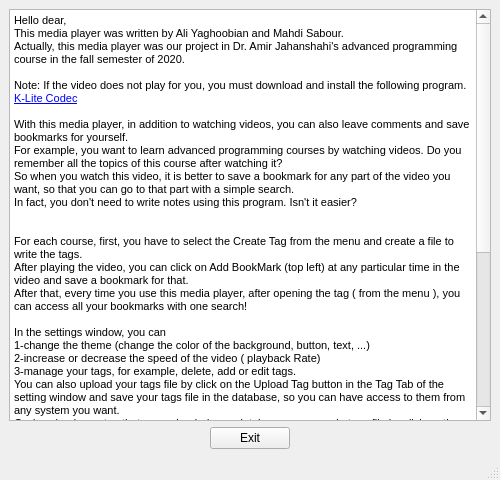
<?xml version="1.0" encoding="UTF-8"?>
<ui version="4.0">
 <class>MainWindow</class>
 <widget class="QMainWindow" name="MainWindow">
  <property name="geometry">
   <rect>
    <x>0</x>
    <y>0</y>
    <width>500</width>
    <height>480</height>
   </rect>
  </property>
  <property name="minimumSize">
   <size>
    <width>500</width>
    <height>480</height>
   </size>
  </property>
  <property name="maximumSize">
   <size>
    <width>500</width>
    <height>480</height>
   </size>
  </property>
  <property name="windowTitle">
   <string>MainWindow</string>
  </property>
  <widget class="QWidget" name="centralwidget">
   <layout class="QVBoxLayout" name="verticalLayout">
    <item>
     <widget class="QTextBrowser" name="textBrowser">
      <property name="html">
       <string>&lt;!DOCTYPE HTML PUBLIC &quot;-//W3C//DTD HTML 4.0//EN&quot; &quot;http://www.w3.org/TR/REC-html40/strict.dtd&quot;&gt;
&lt;html&gt;&lt;head&gt;&lt;meta name=&quot;qrichtext&quot; content=&quot;1&quot; /&gt;&lt;style type=&quot;text/css&quot;&gt;
p, li { white-space: pre-wrap; }
&lt;/style&gt;&lt;/head&gt;&lt;body style=&quot; font-family:'MS Shell Dlg 2'; font-size:8.25pt; font-weight:400; font-style:normal;&quot;&gt;
&lt;p style=&quot; margin-top:0px; margin-bottom:0px; margin-left:0px; margin-right:0px; -qt-block-indent:0; text-indent:0px;&quot;&gt;Hello dear,&lt;/p&gt;
&lt;p style=&quot; margin-top:0px; margin-bottom:0px; margin-left:0px; margin-right:0px; -qt-block-indent:0; text-indent:0px;&quot;&gt;This media player was written by Ali Yaghoobian and Mahdi Sabour.&lt;/p&gt;
&lt;p style=&quot; margin-top:0px; margin-bottom:0px; margin-left:0px; margin-right:0px; -qt-block-indent:0; text-indent:0px;&quot;&gt;Actually, this media player was our project in Dr. Amir Jahanshahi's advanced programming course in the fall semester of 2020.&lt;/p&gt;
&lt;p style=&quot;-qt-paragraph-type:empty; margin-top:0px; margin-bottom:0px; margin-left:0px; margin-right:0px; -qt-block-indent:0; text-indent:0px;&quot;&gt;&lt;br /&gt;&lt;/p&gt;
&lt;p style=&quot; margin-top:0px; margin-bottom:0px; margin-left:0px; margin-right:0px; -qt-block-indent:0; text-indent:0px;&quot;&gt;Note: If the video does not play for you, you must download and install the following program.&lt;/p&gt;
&lt;p style=&quot; margin-top:0px; margin-bottom:0px; margin-left:0px; margin-right:0px; -qt-block-indent:0; text-indent:0px;&quot;&gt;&lt;a href=&quot;http://www.codecguide.com/download_k-lite_codec_pack_basic.htm&quot;&gt;&lt;span style=&quot; font-size:8pt; text-decoration: underline; color:#0000ff;&quot;&gt;K-Lite Codec&lt;/span&gt;&lt;/a&gt;&lt;/p&gt;
&lt;p style=&quot;-qt-paragraph-type:empty; margin-top:0px; margin-bottom:0px; margin-left:0px; margin-right:0px; -qt-block-indent:0; text-indent:0px; font-size:8pt; text-decoration: underline; color:#0000ff;&quot;&gt;&lt;br /&gt;&lt;/p&gt;
&lt;p style=&quot; margin-top:0px; margin-bottom:0px; margin-left:0px; margin-right:0px; -qt-block-indent:0; text-indent:0px;&quot;&gt;With this media player, in addition to watching videos, you can also leave comments and save bookmarks for yourself.&lt;/p&gt;
&lt;p style=&quot; margin-top:0px; margin-bottom:0px; margin-left:0px; margin-right:0px; -qt-block-indent:0; text-indent:0px;&quot;&gt;For example, you want to learn advanced programming courses by watching videos. Do you remember all the topics of this course after watching it?&lt;/p&gt;
&lt;p style=&quot; margin-top:0px; margin-bottom:0px; margin-left:0px; margin-right:0px; -qt-block-indent:0; text-indent:0px;&quot;&gt;So when you watch this video, it is better to save a bookmark for any part of the video you want, so that you can go to that part with a simple search.&lt;/p&gt;
&lt;p style=&quot; margin-top:0px; margin-bottom:0px; margin-left:0px; margin-right:0px; -qt-block-indent:0; text-indent:0px;&quot;&gt;In fact, you don't need to write notes using this program. Isn't it easier?&lt;/p&gt;
&lt;p style=&quot;-qt-paragraph-type:empty; margin-top:0px; margin-bottom:0px; margin-left:0px; margin-right:0px; -qt-block-indent:0; text-indent:0px;&quot;&gt;&lt;br /&gt;&lt;/p&gt;
&lt;p style=&quot;-qt-paragraph-type:empty; margin-top:0px; margin-bottom:0px; margin-left:0px; margin-right:0px; -qt-block-indent:0; text-indent:0px;&quot;&gt;&lt;br /&gt;&lt;/p&gt;
&lt;p style=&quot; margin-top:0px; margin-bottom:0px; margin-left:0px; margin-right:0px; -qt-block-indent:0; text-indent:0px;&quot;&gt;For each course, first, you have to select the Create Tag from the menu and create a file to write the tags.&lt;/p&gt;
&lt;p style=&quot; margin-top:0px; margin-bottom:0px; margin-left:0px; margin-right:0px; -qt-block-indent:0; text-indent:0px;&quot;&gt;After playing the video, you can click on Add BookMark (top left) at any particular time in the video and save a bookmark for that.&lt;/p&gt;
&lt;p style=&quot; margin-top:0px; margin-bottom:0px; margin-left:0px; margin-right:0px; -qt-block-indent:0; text-indent:0px;&quot;&gt;After that, every time you use this media player, after opening the tag ( from the menu ), you can access all your bookmarks with one search!&lt;/p&gt;
&lt;p style=&quot;-qt-paragraph-type:empty; margin-top:0px; margin-bottom:0px; margin-left:0px; margin-right:0px; -qt-block-indent:0; text-indent:0px;&quot;&gt;&lt;br /&gt;&lt;/p&gt;
&lt;p style=&quot; margin-top:0px; margin-bottom:0px; margin-left:0px; margin-right:0px; -qt-block-indent:0; text-indent:0px;&quot;&gt;In the settings window, you can&lt;/p&gt;
&lt;p style=&quot; margin-top:0px; margin-bottom:0px; margin-left:0px; margin-right:0px; -qt-block-indent:0; text-indent:0px;&quot;&gt;1-change the theme (change the color of the background, button, text, ...)&lt;/p&gt;
&lt;p style=&quot; margin-top:0px; margin-bottom:0px; margin-left:0px; margin-right:0px; -qt-block-indent:0; text-indent:0px;&quot;&gt;2-increase or decrease the speed of the video ( playback Rate)&lt;/p&gt;
&lt;p style=&quot; margin-top:0px; margin-bottom:0px; margin-left:0px; margin-right:0px; -qt-block-indent:0; text-indent:0px;&quot;&gt;3-manage your tags, for example, delete, add or edit tags.&lt;/p&gt;
&lt;p style=&quot; margin-top:0px; margin-bottom:0px; margin-left:0px; margin-right:0px; -qt-block-indent:0; text-indent:0px;&quot;&gt;You can also upload your tags file by click on the Upload Tag button in the Tag Tab of the setting window and save your tags file in the database, so you can have access to them from any system you want.&lt;/p&gt;
&lt;p style=&quot; margin-top:0px; margin-bottom:0px; margin-left:0px; margin-right:0px; -qt-block-indent:0; text-indent:0px;&quot;&gt;Or download your tag that you uploaded on a database or pre-made tags file by click on the Download Tag button in the Tag Tab of the setting window. &lt;/p&gt;
&lt;p style=&quot; margin-top:0px; margin-bottom:0px; margin-left:0px; margin-right:0px; -qt-block-indent:0; text-indent:0px;&quot;&gt;4-change your password or delete your account.&lt;/p&gt;
&lt;p style=&quot;-qt-paragraph-type:empty; margin-top:0px; margin-bottom:0px; margin-left:0px; margin-right:0px; -qt-block-indent:0; text-indent:0px;&quot;&gt;&lt;br /&gt;&lt;/p&gt;
&lt;p style=&quot; margin-top:0px; margin-bottom:0px; margin-left:0px; margin-right:0px; -qt-block-indent:0; text-indent:0px;&quot;&gt;Instructions for using Keyboard shortcuts :&lt;/p&gt;
&lt;p style=&quot; margin-top:0px; margin-bottom:0px; margin-left:0px; margin-right:0px; -qt-block-indent:0; text-indent:0px;&quot;&gt;1- Fullscreen: F5&lt;/p&gt;
&lt;p style=&quot; margin-top:0px; margin-bottom:0px; margin-left:0px; margin-right:0px; -qt-block-indent:0; text-indent:0px;&quot;&gt;2- Add bookmark : ctrl + B&lt;/p&gt;
&lt;p style=&quot; margin-top:0px; margin-bottom:0px; margin-left:0px; margin-right:0px; -qt-block-indent:0; text-indent:0px;&quot;&gt;3- Stop : ctrl + Z&lt;/p&gt;
&lt;p style=&quot; margin-top:0px; margin-bottom:0px; margin-left:0px; margin-right:0px; -qt-block-indent:0; text-indent:0px;&quot;&gt;4- Mute/unmute : ctrl + M&lt;/p&gt;
&lt;p style=&quot; margin-top:0px; margin-bottom:0px; margin-left:0px; margin-right:0px; -qt-block-indent:0; text-indent:0px;&quot;&gt;5- Search : ctrl + S&lt;/p&gt;
&lt;p style=&quot; margin-top:0px; margin-bottom:0px; margin-left:0px; margin-right:0px; -qt-block-indent:0; text-indent:0px;&quot;&gt;6- Open video : ctrl + O&lt;/p&gt;
&lt;p style=&quot; margin-top:0px; margin-bottom:0px; margin-left:0px; margin-right:0px; -qt-block-indent:0; text-indent:0px;&quot;&gt;7- Volume Up: 8&lt;/p&gt;
&lt;p style=&quot; margin-top:0px; margin-bottom:0px; margin-left:0px; margin-right:0px; -qt-block-indent:0; text-indent:0px;&quot;&gt;8- Volume down: 2&lt;/p&gt;
&lt;p style=&quot; margin-top:0px; margin-bottom:0px; margin-left:0px; margin-right:0px; -qt-block-indent:0; text-indent:0px;&quot;&gt;9- Forward 5 sec: 6&lt;/p&gt;
&lt;p style=&quot; margin-top:0px; margin-bottom:0px; margin-left:0px; margin-right:0px; -qt-block-indent:0; text-indent:0px;&quot;&gt;10- Backward 5sec: 4&lt;/p&gt;
&lt;p style=&quot; margin-top:0px; margin-bottom:0px; margin-left:0px; margin-right:0px; -qt-block-indent:0; text-indent:0px;&quot;&gt;11- Next: PgDn (Page Down)&lt;/p&gt;
&lt;p style=&quot; margin-top:0px; margin-bottom:0px; margin-left:0px; margin-right:0px; -qt-block-indent:0; text-indent:0px;&quot;&gt;12- Previous: PgUp (Page Up)&lt;/p&gt;
&lt;p style=&quot;-qt-paragraph-type:empty; margin-top:0px; margin-bottom:0px; margin-left:0px; margin-right:0px; -qt-block-indent:0; text-indent:0px;&quot;&gt;&lt;br /&gt;&lt;/p&gt;
&lt;p style=&quot; margin-top:0px; margin-bottom:0px; margin-left:0px; margin-right:0px; -qt-block-indent:0; text-indent:0px;&quot;&gt;If you have any suggestions or questions or found bugs, Send us an email.&lt;/p&gt;
&lt;p style=&quot; margin-top:0px; margin-bottom:0px; margin-left:0px; margin-right:0px; -qt-block-indent:0; text-indent:0px;&quot;&gt;Our email: &lt;a href=&quot;mailto:Ap.mediaplayer@gmail.com&quot;&gt;&lt;span style=&quot; font-size:8pt; text-decoration: underline; color:#0000ff;&quot;&gt;Ap.mediaplayer@gmail.com&lt;/span&gt;&lt;/a&gt;&lt;/p&gt;
&lt;p style=&quot; margin-top:0px; margin-bottom:0px; margin-left:0px; margin-right:0px; -qt-block-indent:0; text-indent:0px;&quot;&gt;Regards&lt;/p&gt;&lt;/body&gt;&lt;/html&gt;</string>
      </property>
      <property name="openExternalLinks">
       <bool>true</bool>
      </property>
     </widget>
    </item>
    <item>
     <layout class="QHBoxLayout" name="horizontalLayout">
      <item>
       <spacer name="horizontalSpacer">
        <property name="orientation">
         <enum>Qt::Horizontal</enum>
        </property>
        <property name="sizeHint" stdset="0">
         <size>
          <width>40</width>
          <height>20</height>
         </size>
        </property>
       </spacer>
      </item>
      <item>
       <widget class="QPushButton" name="pushButton_Exit">
        <property name="minimumSize">
         <size>
          <width>0</width>
          <height>0</height>
         </size>
        </property>
        <property name="maximumSize">
         <size>
          <width>16777215</width>
          <height>25</height>
         </size>
        </property>
        <property name="styleSheet">
         <string notr="true">
QPushButton::hover
{
background-color: rgb(250, 0, 0);
}</string>
        </property>
        <property name="text">
         <string>Exit</string>
        </property>
       </widget>
      </item>
      <item>
       <spacer name="horizontalSpacer_2">
        <property name="orientation">
         <enum>Qt::Horizontal</enum>
        </property>
        <property name="sizeHint" stdset="0">
         <size>
          <width>40</width>
          <height>20</height>
         </size>
        </property>
       </spacer>
      </item>
     </layout>
    </item>
   </layout>
  </widget>
  <widget class="QMenuBar" name="menubar">
   <property name="geometry">
    <rect>
     <x>0</x>
     <y>0</y>
     <width>500</width>
     <height>21</height>
    </rect>
   </property>
  </widget>
  <widget class="QStatusBar" name="statusbar"/>
 </widget>
 <resources/>
 <connections/>
</ui>
